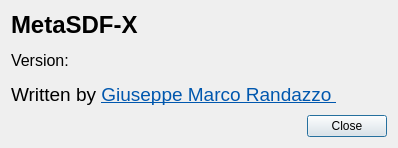
<?xml version="1.0" encoding="UTF-8"?>
<ui version="4.0">
 <class>AboutDialog</class>
 <widget class="QDialog" name="AboutDialog">
  <property name="geometry">
   <rect>
    <x>0</x>
    <y>0</y>
    <width>398</width>
    <height>148</height>
   </rect>
  </property>
  <property name="windowTitle">
   <string>Dialog</string>
  </property>
  <layout class="QGridLayout" name="gridLayout">
   <item row="0" column="0">
    <widget class="QLabel" name="label_text">
     <property name="text">
      <string>&lt;html&gt;&lt;head/&gt;&lt;body&gt;&lt;p&gt;&lt;span style=&quot; font-size:18pt; font-weight:600;&quot;&gt;MetaSDF-X&lt;/span&gt;&lt;/p&gt;&lt;/body&gt;&lt;/html&gt;</string>
     </property>
    </widget>
   </item>
   <item row="1" column="0">
    <widget class="QLabel" name="label_version">
     <property name="font">
      <font>
       <pointsize>12</pointsize>
      </font>
     </property>
     <property name="text">
      <string>Version:</string>
     </property>
    </widget>
   </item>
   <item row="2" column="0">
    <widget class="QLabel" name="label_3">
     <property name="text">
      <string>&lt;html&gt;&lt;head/&gt;&lt;body&gt;&lt;p&gt;&lt;span style=&quot; font-size:14pt;&quot;&gt;Written by &lt;/span&gt;&lt;a href=&quot;mailto:gmrandazzo@gmail.com&quot;&gt;&lt;span style=&quot; font-size:14pt; text-decoration: underline; color:#0057ae;&quot;&gt;Giuseppe Marco Randazzo &lt;/span&gt;&lt;/a&gt;&lt;/p&gt;&lt;/body&gt;&lt;/html&gt;</string>
     </property>
     <property name="openExternalLinks">
      <bool>true</bool>
     </property>
    </widget>
   </item>
   <item row="3" column="0">
    <layout class="QHBoxLayout" name="horizontalLayout">
     <item>
      <spacer name="horizontalSpacer">
       <property name="orientation">
        <enum>Qt::Horizontal</enum>
       </property>
       <property name="sizeHint" stdset="0">
        <size>
         <width>328</width>
         <height>20</height>
        </size>
       </property>
      </spacer>
     </item>
     <item>
      <widget class="QPushButton" name="closeButton">
       <property name="text">
        <string>Close</string>
       </property>
      </widget>
     </item>
    </layout>
   </item>
  </layout>
 </widget>
 <resources>
  <include location="../../QStudioMetrics-1.8.0/src/icons/icons.qrc"/>
 </resources>
 <connections/>
</ui>
